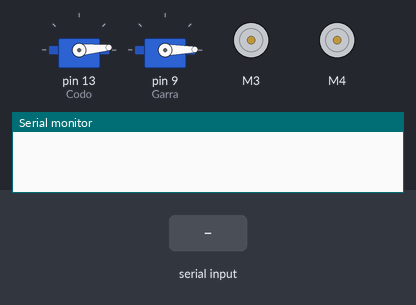
Recording of a sketch running on a simulated Arduino Uno, built with avr-gcc and run on an emulated ATmega328P. Shown: 2 × servo, 2 × DC motor (green arrow = forward, orange = backward, longer = faster), the last lines printed to the serial monitor. Inputs (shaded band) come from the test bench.

Above: at 1.2 s.
1.3 s: "S" received over the second serial link
At 1.71 s:
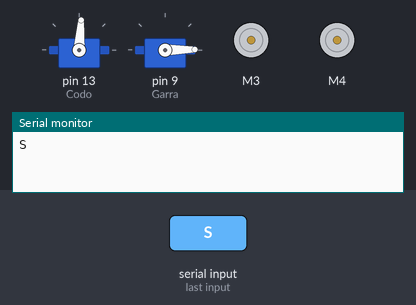
At 2.8 s:
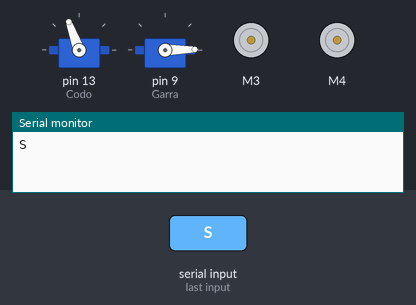
3.3 s: "E" received over the second serial link
At 4.1 s:
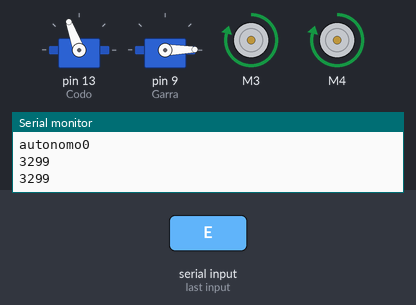
Timing chart, 0 to 20.8 s (numbered marks = the images above; inputs shaded):
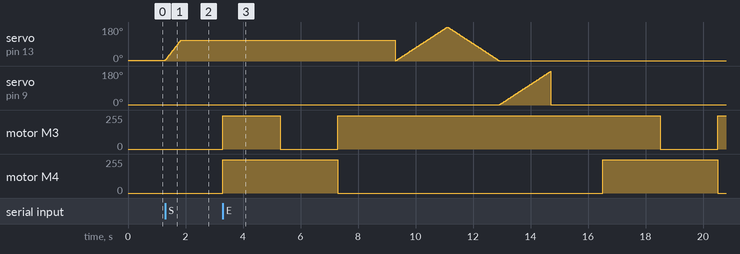

The sketch:

Robot.ino
```cpp
#include <Adafruit_MotorShield.h>


 #include <SoftwareSerial.h>
 #include <Servo.h>

 //Define miBT como nombre del BT y asigna salidas 0 y 1

 SoftwareSerial miBT(0,1);

 //Motores para transmisión

 Adafruit_DCMotor TransIzq(3, MOTOR34_1KHZ);
 Adafruit_DCMotor TransDer(4, MOTOR34_1KHZ);

 //Motor para giro de brazo

 Adafruit_DCMotor GiroBrazo(1, MOTOR12_1KHZ);

//Servos para brazo

Servo Codo;
Servo Garra;

//Variables de posición codo y garra
int co;
int ga;

//Variables de selección de acción
char comando;

//Variable de tiempo
unsigned long tiempo;
unsigned long tiemporef;

//Variable autonomo
int autos=0;

void setup() {
  Serial.begin(9600); //ajusta velocidad de serial
  //Serial.println("Listo");//imprime Listo si todo esta correcto
  miBT.begin(38400);//velocidad de comunicación con el BT

  Codo.attach(13); //asigna Codo brazo a salida 9
  Garra.attach(9);//asigna Garra brazo a salida 10

  //Posiciona servos en posición inicial 1
  co=5;
  ga=1;
  Codo.write(co);
  Garra.write(ga);

}

void loop() {
    if(miBT.available()>0){  //Lee BT y envía a Arduino
      comando=miBT.read();
      Serial.write(comando);//imprime en monitor el valor recibido
      //parar();
      //Serial.println(comando);
    }
      switch(comando){
        case 'E':
          tiemporef=millis();
          Serial.println(tiemporef);
          if (autos==0)
            Autonomo();
          break;
        case 'A':
          avanza();
          break;
        case 'R':
          reversa();
          break;
        case 'I':
          izquierda();
          break;
        case 'D':
          derecha();
          break;
        case 'P':
          parar();
          break;
        case 'S':
          subebrazo();
          break;
        case 'B':
          bajabrazo();
          break;
        case 'C':
          cierragarra();
          break;
        case 'L':
          liberagarra();
          break;
      }
}
void Autonomo(){
  Serial.write("autonomo");
  tiempo=millis();
  Serial.println(tiempo-tiemporef);
  while (tiempo-tiemporef<15000){
    tiempo=millis();
  Serial.println(tiempo);
  Serial.println(tiemporef);
    TransIzq.setSpeed(250);
    TransIzq.run(FORWARD);
    TransDer.setSpeed(250);
    TransDer.run(FORWARD);
    delay(2000);
    TransIzq.setSpeed(0);
    TransIzq.run(RELEASE);
    TransDer.setSpeed(250);
    TransDer.run(FORWARD);
    delay(2000);
    TransIzq.setSpeed(250);
    TransIzq.run(FORWARD);
    TransDer.setSpeed(0);
    TransDer.run(RELEASE);
    delay(2000);
    Codo.write(1);
    for(co=1;co<180;co++){
      Codo.write(co);
      delay(10);
    }
    for(co=180;co>1;co--){
      Codo.write(co);
      delay(10);
    }
    Garra.write(1);
    for(ga=1;ga<180;ga++){
      Garra.write(ga);
      delay(10);
    }
    for(ga=180;ga>1;ga--){
      Garra.write(co);
      delay(10);
    }
  Serial.println(tiempo);
  Serial.println(tiemporef);
  }
  autos=1;
}
void avanza(){
  Serial.write("avanza");
  TransIzq.setSpeed(250);
  TransIzq.run(FORWARD);
  TransDer.setSpeed(250);
  TransDer.run(FORWARD);
}
void reversa(){
  Serial.write("reversa");
  TransIzq.setSpeed(250);
  TransIzq.run(BACKWARD);
  TransDer.setSpeed(250);
  TransDer.run(BACKWARD);
}
void izquierda(){
  TransIzq.setSpeed(250);
  TransIzq.run(BACKWARD);
  TransDer.setSpeed(250);
  TransDer.run(FORWARD);
}
void derecha(){
  TransIzq.setSpeed(250);
  TransIzq.run(FORWARD);
  TransDer.setSpeed(250);
  TransDer.run(BACKWARD);
}
void parar(){
  TransIzq.setSpeed(0);
  TransIzq.run(RELEASE);
  TransDer.setSpeed(0);
  TransDer.run(RELEASE);
}
void subebrazo(){
  if (co<110){
    co=co+1;
    Codo.write(co);
    delay(5);
  }
}
void bajabrazo(){
  if (co>5){
    co=co-1;
    Codo.write(co);
    delay(5);
  }
}
void cierragarra(){
  if (ga<45){
    ga=ga+1;
    Garra.write(ga);
    delay(5);
  }
}
void liberagarra(){
  if (ga>0){
    ga=ga-1;
    Garra.write(ga);
    delay(5);
  }
}
```

Measured:
- after the input at 1.3 s, servo on pin 13 (Codo): moves from 5° to 110° over 0.53 s, starting at once
- after the input at 3.3 s, servo on pin 9 (Garra): rises from 1° to 179° in 1.8 s, then falls to 1° in 0.01 s; motor M3: goes forward 250/255 2.0 s, stopped 2.0 s, forward 250/255 11.2 s, stopped 2.0 s, then forward 250/255, starting at once; motor M4: alternates forward 250/255 for 4.0 s and stopped for 9.2 s, starting at once
